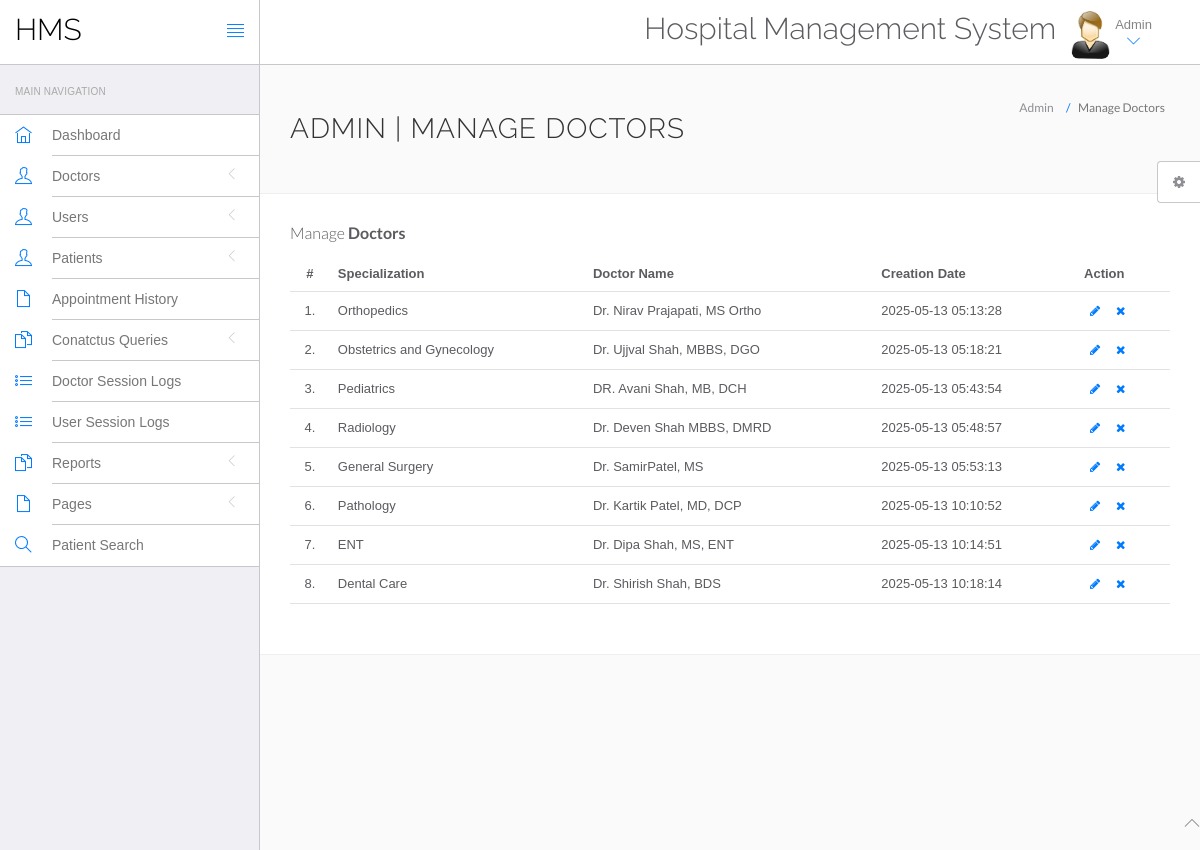
The page /hospital/hms/admin/manage-doctors.php (signed in) on the database its author committed.
### tables this page shows
CREATE TABLE `doctors` (
  `id` int(11) NOT NULL,
  `specilization` varchar(255) DEFAULT NULL,
  `doctorName` varchar(255) DEFAULT NULL,
  `address` longtext DEFAULT NULL,
  `docFees` varchar(255) DEFAULT NULL,
  `contactno` bigint(11) DEFAULT NULL,
  `docEmail` varchar(255) DEFAULT NULL,
  `password` varchar(255) DEFAULT NULL,
  `creationDate` timestamp NULL DEFAULT current_timestamp(),
  `updationDate` timestamp NULL DEFAULT NULL ON UPDATE current_timestamp()
);

### hospital/hms/admin/manage-doctors.php (the view, shortened to what this page needs)
<?php
include('include/config.php');
if(strlen($_SESSION['id']==0)) {
 header('location:logout.php');
  } else{
?>
<!DOCTYPE html>
<html lang="en">
	<head>
		<link rel="stylesheet" href="vendor/bootstrap/css/bootstrap.min.css">
		<link rel="stylesheet" href="vendor/fontawesome/css/font-awesome.min.css">
		<link rel="stylesheet" href="vendor/themify-icons/themify-icons.min.css">
		<link href="vendor/animate.css/animate.min.css" rel="stylesheet" media="screen">
		<link href="vendor/perfect-scrollbar/perfect-scrollbar.min.css" rel="stylesheet" media="screen">
		<link href="vendor/switchery/switchery.min.css" rel="stylesheet" media="screen">
		<link href="vendor/bootstrap-touchspin/jquery.bootstrap-touchspin.min.css" rel="stylesheet" media="screen">
		<link href="vendor/select2/select2.min.css" rel="stylesheet" media="screen">
		<link href="vendor/bootstrap-datepicker/bootstrap-datepicker3.standalone.min.css" rel="stylesheet" media="screen">
		<link href="vendor/bootstrap-timepicker/bootstrap-timepicker.min.css" rel="stylesheet" media="screen">
		<link rel="stylesheet" href="assets/css/styles.css">
		<link rel="stylesheet" href="assets/css/plugins.css">
		<link rel="stylesheet" href="assets/css/themes/theme-1.css" id="skin_color" />
	</head>
	<body>
		<div id="app">
<?php include('include/sidebar.php');?>
			<div class="app-content">
						<?php include('include/header.php');?>
				<div class="main-content" >
					<div class="wrap-content container" id="container">
						<section id="page-title">
							<div class="row">
								<div class="col-sm-8">
									<h1 class="mainTitle">Admin | Manage Doctors</h1>
																	</div>
								<ol class="breadcrumb">
									<li>
										<span>Admin</span>
									</li>
									<li class="active">
										<span>Manage Doctors</span>
									</li>
								</ol>
							</div>
						</section>
						<div class="container-fluid container-fullw bg-white">
									<div class="row">
								<div class="col-md-12">
									<h5 class="over-title margin-bottom-15">Manage <span class="text-bold">Doctors</span></h5>
									<table class="table table-hover" id="sample-table-1">
										<thead>
											<tr>
												<th class="center">#</th>
												<th>Specialization</th>
												<th class="hidden-xs">Doctor Name</th>
												<th>Creation Date </th>
												<th>Action</th>
											</tr>
										</thead>
										<tbody>
<?php
$sql=mysqli_query($con,"select * from doctors");
$cnt=1;
while($row=mysqli_fetch_array($sql))
{
?>
											<tr>
												<td class="center"><?php echo $cnt;?>.</td>
												<td class="hidden-xs"><?php echo $row['specilization'];?></td>
												<td><?php echo $row['doctorName'];?></td>
												<td><?php echo $row['creationDate'];?>
												</td>
												<td >
												<div class="visible-md visible-lg hidden-sm hidden-xs">
							<a href="edit-doctor.php?id=<?php echo $row['id'];?>" class="btn btn-transparent btn-xs" tooltip-placement="top" tooltip="Edit"><i class="fa fa-pencil"></i></a>
	<a href="manage-doctors.php?id=<?php echo $row['id']?>&del=delete" onClick="return confirm('Are you sure you want to delete?')"class="btn btn-transparent btn-xs tooltips" tooltip-placement="top" tooltip="Remove"><i class="fa fa-times fa fa-white"></i></a>
												</div>
												</td>
											</tr>
											<?php
$cnt=$cnt+1;
											 }?>
										</tbody>
									</table>
								</div>
							</div>
								</div>
							</div>
						</div>
					</div>
				</div>
	<?php include('include/footer.php');?>
	<?php include('include/setting.php');?>
	</body>
</html>
<?php } ?>

### hospital/hms/admin/assets/css/themes/theme-1.css (style rules this page uses)
body { background: #FAFAFA; }

### rows shown on the page
doctors: specilization "Orthopedics", doctorName "Dr. Nirav Prajapati, MS Ortho", creationDate "2025-05-13 05:13:28"
doctors: specilization "Obstetrics and Gynecology", doctorName "Dr. Ujjval Shah, MBBS, DGO", creationDate "2025-05-13 05:18:21"
doctors: specilization "Pediatrics", doctorName "DR. Avani Shah, MB, DCH", creationDate "2025-05-13 05:43:54"
doctors: specilization "Radiology", doctorName "Dr. Deven Shah MBBS, DMRD", creationDate "2025-05-13 05:48:57"
doctors: specilization "General Surgery", doctorName "Dr. SamirPatel, MS", creationDate "2025-05-13 05:53:13"
doctors: specilization "Pathology", doctorName "Dr. Kartik Patel, MD, DCP", creationDate "2025-05-13 10:10:52"
doctors: specilization "ENT", doctorName "Dr. Dipa Shah, MS, ENT", creationDate "2025-05-13 10:14:51"
doctors: specilization "Dental Care", doctorName "Dr. Shirish Shah, BDS", creationDate "2025-05-13 10:18:14"
